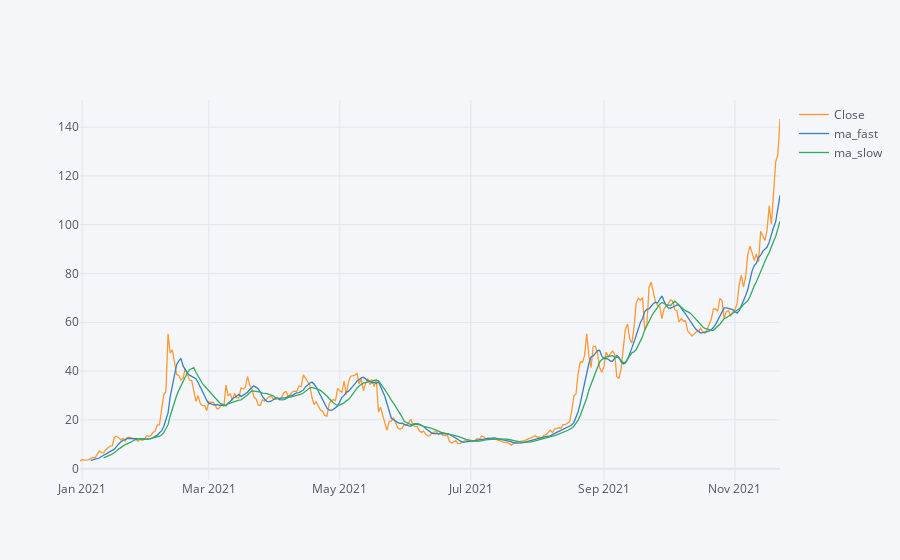
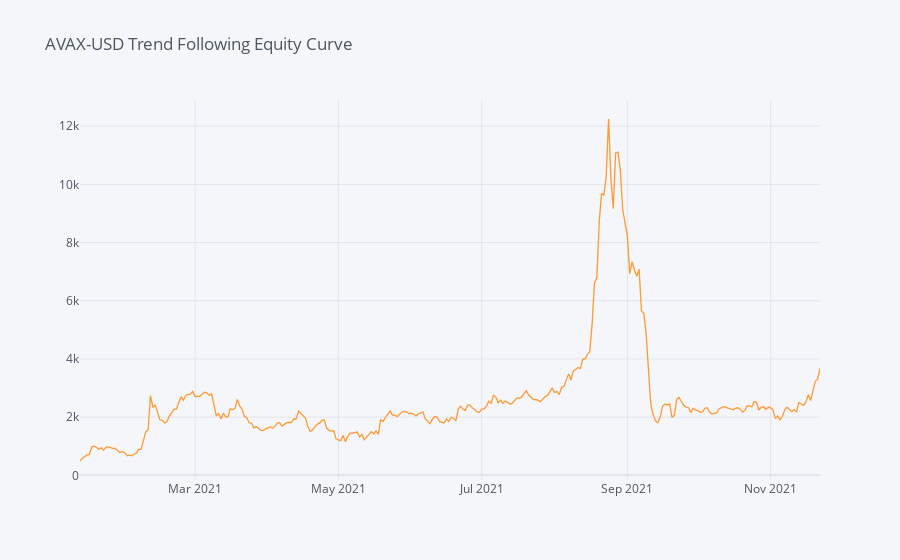

The cell these charts' notebook holds for them, in order:
### Code cell
fun_with_assignment_2(symbol='AVAX-USD',
                      allocation=1,
                      starting_capital=500,
                      short_trend=6,
                      long_trend=12,
                      start_date='2021',
                      end_date=None)

### Figure 1 — Plotly figure (JSON) as saved in the notebook; plotly's stock layout.template omitted (floating-point values rounded to 4 significant figures; data arrays with more than 128 entries replaced by an {"elided": "..."} marker saying what was removed)
{"data": [{"line": {"color": "rgba(255, 153, 51, 1.0)", "dash": "solid", "shape": "linear", "width": 1.3}, "mode": "lines", "name": "Close", "text": "", "type": "scatter", "x": {"elided": "327 str values"}, "y": {"elided": "327 float values"}}, {"line": {"color": "rgba(55, 128, 191, 1.0)", "dash": "solid", "shape": "linear", "width": 1.3}, "mode": "lines", "name": "ma_fast", "text": "", "type": "scatter", "x": {"elided": "327 str values"}, "y": {"elided": "327 mixed values"}}, {"line": {"color": "rgba(50, 171, 96, 1.0)", "dash": "solid", "shape": "linear", "width": 1.3}, "mode": "lines", "name": "ma_slow", "text": "", "type": "scatter", "x": {"elided": "327 str values"}, "y": {"elided": "327 mixed values"}}], "layout": {"legend": {"bgcolor": "#F5F6F9", "font": {"color": "#4D5663"}}, "paper_bgcolor": "#F5F6F9", "plot_bgcolor": "#F5F6F9", "title": {"font": {"color": "#4D5663"}}, "xaxis": {"gridcolor": "#E1E5ED", "showgrid": true, "tickfont": {"color": "#4D5663"}, "title": {"font": {"color": "#4D5663"}, "text": ""}, "zerolinecolor": "#E1E5ED"}, "yaxis": {"gridcolor": "#E1E5ED", "showgrid": true, "tickfont": {"color": "#4D5663"}, "title": {"font": {"color": "#4D5663"}, "text": ""}, "zerolinecolor": "#E1E5ED"}}}

### Figure 2 — Plotly figure (JSON) as saved in the notebook; plotly's stock layout.template omitted (floating-point values rounded to 4 significant figures; data arrays with more than 128 entries replaced by an {"elided": "..."} marker saying what was removed)
{"data": [{"line": {"color": "rgba(255, 153, 51, 1.0)", "dash": "solid", "shape": "linear", "width": 1.3}, "mode": "lines", "name": "account_val", "text": "", "type": "scatter", "x": {"elided": "316 str values"}, "y": {"elided": "316 float values"}}], "layout": {"legend": {"bgcolor": "#F5F6F9", "font": {"color": "#4D5663"}}, "paper_bgcolor": "#F5F6F9", "plot_bgcolor": "#F5F6F9", "title": {"font": {"color": "#4D5663"}, "text": "AVAX-USD Trend Following Equity Curve"}, "xaxis": {"gridcolor": "#E1E5ED", "showgrid": true, "tickfont": {"color": "#4D5663"}, "title": {"font": {"color": "#4D5663"}, "text": ""}, "zerolinecolor": "#E1E5ED"}, "yaxis": {"gridcolor": "#E1E5ED", "showgrid": true, "tickfont": {"color": "#4D5663"}, "title": {"font": {"color": "#4D5663"}, "text": ""}, "zerolinecolor": "#E1E5ED"}}}
